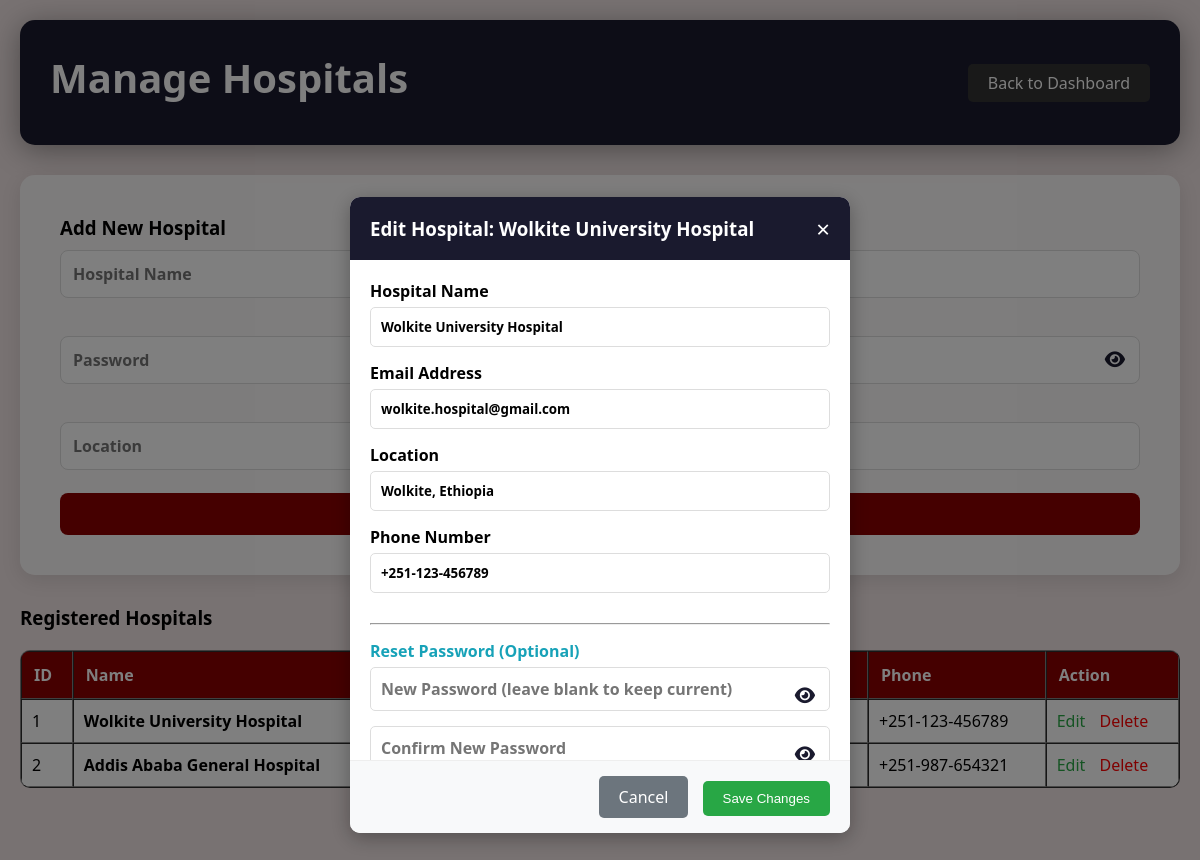
The app's page /admin/manage_hospitals.php?edit=1 (signed in) with its own data.
### tables this page shows
CREATE TABLE IF NOT EXISTS hospitals (
    id INT PRIMARY KEY AUTO_INCREMENT,
    name VARCHAR(100) NOT NULL,
    email VARCHAR(100) UNIQUE NOT NULL,
    password VARCHAR(255) NOT NULL,
    location VARCHAR(200),
    phone VARCHAR(20),
    is_active BOOLEAN DEFAULT TRUE,
    created_at TIMESTAMP DEFAULT CURRENT_TIMESTAMP
);

### admin/manage_hospitals.php (the view, shortened to what this page needs)
<?php
$edit_hospital = null;
if(isset($_GET['edit'])) {
    $edit_id = $_GET['edit'];
    $edit_query = mysqli_query($conn, "SELECT * FROM hospitals WHERE id='$edit_id'");
    $edit_hospital = mysqli_fetch_assoc($edit_query);
}
$hospitals = mysqli_query($conn, "SELECT * FROM hospitals ORDER BY created_at DESC");
?>
<!DOCTYPE html>
<html>
<head>
    <link rel="stylesheet" href="https://cdnjs.cloudflare.com/ajax/libs/font-awesome/6.4.0/css/all.min.css">
    <link rel="stylesheet" href="../css/style.css">
</head>
<body>
    <div class="container">
        <div class="header" style="background: #1a1a2e;">
            <h1>Manage Hospitals</h1>
            <a href="dashboard.php" class="logout">Back to Dashboard</a>
        </div>
        <div class="form-container" style="max-width:100%; margin-bottom:30px">
            <h3>Add New Hospital</h3>
            <form method="POST" id="hospitalForm">
                <div style="display:grid; grid-template-columns:repeat(2,1fr); gap:15px">
                    <div>
                        <input type="text" name="name" id="name" placeholder="Hospital Name" required>
                    </div>
                    <div>
                        <input type="email" name="email" id="email" placeholder="Email" required>
                    </div>
                    <div>
                        <div class="password-wrapper">
                            <input type="password" name="password" id="password" placeholder="Password" required>
                            <button type="button" class="password-toggle" onclick="togglePassword('password')">
                            </button>
                        </div>
                    </div>
                    <div>
                        <div class="password-wrapper">
                            <input type="password" name="confirm_password" id="confirm_password" placeholder="Confirm Password" required>
                            <button type="button" class="password-toggle" onclick="togglePassword('confirm_password')">
                                <i class="fas fa-eye"></i>
                            </button>
                        </div>
                    </div>
                    <div>
                        <input type="text" name="location" id="location" placeholder="Location" required>
                    </div>
                    <div>
                        <input type="text" name="phone" id="phone" placeholder="Phone Number" required>
                    </div>
                </div>
                <button type="submit" name="add_hospital">Add Hospital</button>
            </form>
        </div>
        <h3>Registered Hospitals</h3>
        <table border="1" cellpadding="10" cellspacing="0" width="100%">
            <tr bgcolor="#1a1a2e" style="color:white">
                <th>ID</th>
                <th>Name</th>
                <th>Email</th>
                <th>Location</th>
                <th>Phone</th>
                <th>Action</th>
            </tr>
            <?php while($hospital = mysqli_fetch_assoc($hospitals)): ?>
            <tr>
                <td><?php echo $hospital['id']; ?></td>
                <td><strong><?php echo $hospital['name']; ?></strong></td>
                <td><?php echo $hospital['email']; ?></td>
                <td><?php echo $hospital['location']; ?></td>
                <td><?php echo $hospital['phone']; ?></td>
                <td>
                    <a href="?edit=<?php echo $hospital['id']; ?>" class="btn-edit">Edit</a>
                    <a href="?delete=<?php echo $hospital['id']; ?>" onclick="return confirm('Delete this hospital?')" class="btn-delete">Delete</a>
                </td>
            </tr>
            <?php endwhile; ?>
        </table>
    </div>
    <?php if($edit_hospital): ?>
    <div class="modal" style="display: flex;">
        <div class="modal-content">
            <div class="modal-header">
                <h3>Edit Hospital: <?php echo htmlspecialchars($edit_hospital['name']); ?></h3>
                <a href="manage_hospitals.php" class="close">&times;</a>
            </div>
            <form method="POST">
                <div class="modal-body">
                    <label>Hospital Name</label>
                    <input type="text" name="name" value="<?php echo htmlspecialchars($edit_hospital['name']); ?>" required>
                    <label>Email Address</label>
                    <input type="email" name="email" value="<?php echo htmlspecialchars($edit_hospital['email']); ?>" required>
                    <label>Location</label>
                    <input type="text" name="location" value="<?php echo htmlspecialchars($edit_hospital['location']); ?>" required>
                    <label>Phone Number</label>
                    <input type="text" name="phone" value="<?php echo htmlspecialchars($edit_hospital['phone']); ?>" required>
                    <hr style="margin: 15px 0;">
                    <label style="color: #17a2b8;">Reset Password (Optional)</label>
                    <div class="password-wrapper">
                        <input type="password" name="new_password" id="edit_password" placeholder="New Password (leave blank to keep current)">
                        <button type="button" class="password-toggle" onclick="togglePassword('edit_password')">
                            <i class="fas fa-eye"></i>
                        </button>
                    </div>
                    <div class="password-wrapper">
                        <input type="password" name="confirm_password" id="edit_confirm_password" placeholder="Confirm New Password">
                        <button type="button" class="password-toggle" onclick="togglePassword('edit_confirm_password')">
                            <i class="fas fa-eye"></i>
                        </button>
                    </div>
                </div>
                <div class="modal-footer">
                    <a href="manage_hospitals.php" class="btn-cancel" style="padding: 10px 20px; text-decoration: none; border-radius: 5px; display: inline-block;">Cancel</a>
                    <button type="submit" name="update_hospital" class="btn-save">Save Changes</button>
                </div>
            </form>
        </div>
    </div>
    <?php endif; ?>
</body>
</html>

### css/style.css (style rules this page uses)
* { margin: 0; padding: 0; box-sizing: border-box; }
body { font-family: 'Segoe UI', Tahoma, Geneva, Verdana, sans-serif; background: rgb(241, 229, 229) !important; background-image: none !important; min-height: 100vh; margin: 0; }
input, select, textarea { font-family: 'Segoe UI', Tahoma, Geneva, Verdana, sans-serif; font-weight: bold; }
.container { max-width: 1200px; margin: 0 auto; padding: 20px; overflow-x: hidden; }
.header { background: rgb(197, 0, 0); color: white; padding: 30px; text-align: center; overflow-x: hidden; border-radius: 15px; margin-bottom: 30px; box-shadow: 0 5px 30px rgba(0, 0, 0, 0.377); display: flex; justify-content: space-between; align-items: center; flex-wrap: wrap; }
.header h1 { font-size: 2.5em; margin-bottom: 10px; }
.form-container { background: rgba(255, 255, 255, 0.8); padding: 40px; border-radius: 15px; max-width: 500px; margin: 0 auto; box-shadow: 0 5px 20px rgba(0, 0, 0, 0.1); }
.form-container input, .form-container select, .form-container textarea { width: 100%; padding: 12px; margin: 10px 0; border: 1px solid #ddd; border-radius: 8px; font-size: 16px; }
.form-container button { width: 100%; padding: 12px; background: #8B0000; color: white; border: none; border-radius: 8px; cursor: pointer; font-size: 16px; margin-top: 10px; }
table { width: 100%; background: white; border-radius: 10px; overflow: hidden; margin: 20px 0; }
th { background: #8B0000; color: white; padding: 12px; text-align: left; }
td { padding: 10px; border-bottom: 1px solid #8f8f8f; }
.logout { float: right; color: white; text-decoration: none; background: #333; padding: 8px 20px; border-radius: 5px; }
.modal { position: fixed; top: 0; left: 0; width: 100%; height: 100%; background: rgba(241, 14, 14, 0.801); justify-content: center; align-items: center; z-index: 1000; }
.modal-content { background: white; width: 500px; max-width: 90%; border-radius: 10px; overflow: hidden; box-shadow: 0 5px 20px rgba(0, 0, 0, 0.3); animation: fadeIn 0.3s ease; }
.modal-header { background: #cf0808; color: white; padding: 15px 20px; display: flex; justify-content: space-between; align-items: center; }
.modal-header h3 { margin: 0; }
.modal-header .close { color: white; font-size: 24px; cursor: pointer; text-decoration: none; }
.modal-body { padding: 20px; max-height: 500px; overflow-y: auto; }
.modal-body input, .modal-body select, .modal-body textarea { width: 100%; padding: 10px; margin-bottom: 15px; border: 1px solid #ddd; border-radius: 5px; }
.modal-body label { font-weight: bold; margin-bottom: 5px; display: block; }
.modal-footer { padding: 15px 20px; background: #f8f9fa; text-align: right; border-top: 1px solid #eee; }
.modal-footer button { padding: 10px 20px; border: none; border-radius: 5px; cursor: pointer; }
.btn-save { background: #28a745; color: white; }
.btn-cancel { background: #6c757d; color: white; margin-right: 10px; display: inline-block; text-decoration: none; padding: 10px 20px; border-radius: 5px; }

### records on screen
hospitals: id "1", name "Wolkite University Hospital", phone "+251-123-456789", email "wolkite.hospital@gmail.com", location "Wolkite, Ethiopia"
hospitals: id "2", name "Addis Ababa General Hospital", phone "+251-987-654321"
